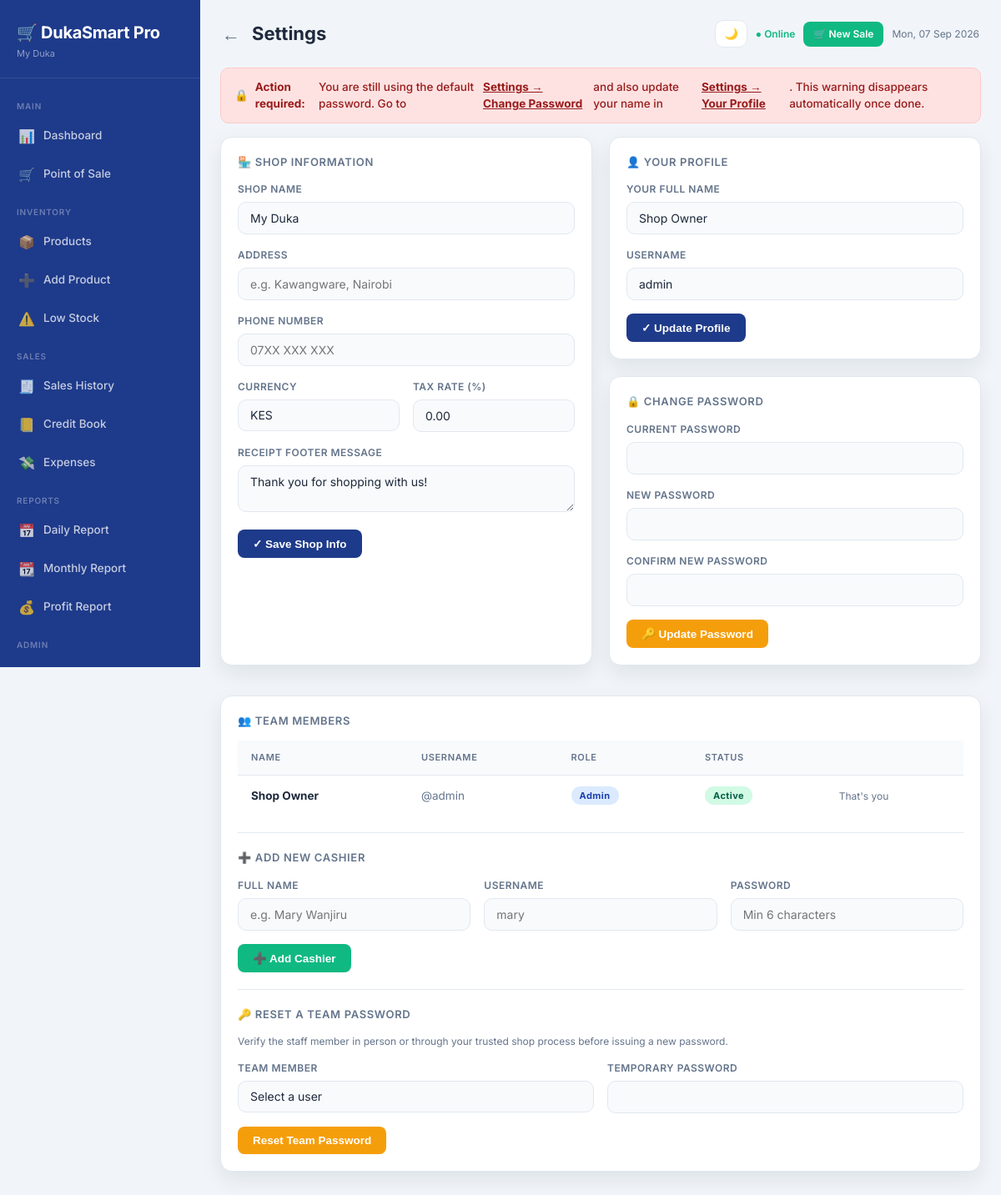
The page /settings.php (signed in) on the database its author committed.
### tables this page shows
CREATE TABLE
  settings (
    id INT AUTO_INCREMENT PRIMARY KEY,
    shop_name VARCHAR(100) DEFAULT 'My Duka',
    shop_address TEXT,
    shop_phone VARCHAR(30),
    currency VARCHAR(10) DEFAULT 'KES',
    tax_rate DECIMAL(5, 2) DEFAULT 0.00,
    receipt_footer TEXT DEFAULT 'Thank you for shopping with us!'
  );

CREATE TABLE
  users (
    id INT AUTO_INCREMENT PRIMARY KEY,
    username VARCHAR(50) UNIQUE NOT NULL,
    password VARCHAR(255) NOT NULL,
    full_name VARCHAR(100) NOT NULL,
    role ENUM ('admin', 'cashier') DEFAULT 'cashier',
    is_active TINYINT (1) DEFAULT 1,
    created_at TIMESTAMP DEFAULT CURRENT_TIMESTAMP
  );

### db.php (called while the page is built, shortened)
<?php
$db_host = getenv('DUKA_DB_HOST') ?: 'localhost';
$db_user = getenv('DUKA_DB_USER') ?: 'root';
$db_pass = getenv('DUKA_DB_PASS') ?: '';
$db_name = getenv('DUKA_DB_NAME') ?: 'duka_smart';
$conn = mysqli_connect($db_host, $db_user, $db_pass, $db_name);
mysqli_set_charset($conn, "utf8mb4");
function get_settings() {
    global $conn;
    $r = mysqli_query($conn, "SELECT * FROM settings LIMIT 1");
    return mysqli_fetch_assoc($r) ?: ['shop_name'=>'DukaSmart','currency'=>'KES'];
}

### settings.php (the view, shortened to what this page needs)
<?php
require_once 'db.php';
$page_title = 'Settings';
$s = get_settings();
$my_profile = mysqli_fetch_assoc(mysqli_query($conn, "SELECT * FROM users WHERE id=" . (int)$_SESSION['user_id']));
$cashiers = mysqli_query($conn, "SELECT * FROM users ORDER BY role DESC, full_name ASC");
require_once 'layout_header.php';
?>
<div style="display:grid;grid-template-columns:1fr 1fr;gap:20px;">
  <div class="card">
    <div class="card-title">🏪 Shop Information</div>
    <form method="POST" action="update_settings.php">
      <div class="form-group">
        <label>Shop Name</label>
        <input type="text" name="shop_name" value="<?= htmlspecialchars($s['shop_name']) ?>" required>
      </div>
      <div class="form-group">
        <label>Address</label>
        <input type="text" name="shop_address" value="<?= htmlspecialchars($s['shop_address'] ?? '') ?>" placeholder="e.g. Kawangware, Nairobi">
      </div>
      <div class="form-group">
        <label>Phone Number</label>
        <input type="text" name="shop_phone" value="<?= htmlspecialchars($s['shop_phone'] ?? '') ?>" placeholder="07XX XXX XXX">
      </div>
      <div class="form-grid">
        <div class="form-group">
          <label>Currency</label>
          <select name="currency">
            <?php foreach (['KES','UGX','TZS','NGN','GHS','USD','ZAR'] as $c): ?>
            <option value="<?= $c ?>" <?= $s['currency']===$c?'selected':'' ?>><?= $c ?></option>
            <?php endforeach; ?>
          </select>
        </div>
        <div class="form-group">
          <label>Tax Rate (%)</label>
          <input type="number" name="tax_rate" step="0.01" min="0" value="<?= $s['tax_rate'] ?? 0 ?>">
        </div>
      </div>
      <div class="form-group">
        <label>Receipt Footer Message</label>
        <textarea name="receipt_footer" rows="2"><?= htmlspecialchars($s['receipt_footer'] ?? '') ?></textarea>
      </div>
      <button type="submit" class="btn btn-primary">✓ Save Shop Info</button>
    </form>
  </div>
  <div>
    <div class="card">
      <div class="card-title">👤 Your Profile</div>
      <form method="POST" action="update_profile.php">
        <div class="form-group">
          <label>Your Full Name</label>
          <input type="text" name="full_name" value="<?= htmlspecialchars($my_profile['full_name'] ?? '') ?>" required placeholder="e.g. John Kamau">
        </div>
        <div class="form-group">
          <label>Username</label>
          <input type="text" name="username" value="<?= htmlspecialchars($my_profile['username'] ?? '') ?>" required placeholder="e.g. john">
        </div>
        <button type="submit" class="btn btn-primary">✓ Update Profile</button>
      </form>
    </div>
    <div class="card" id="security">
      <div class="card-title">🔒 Change Password</div>
      <form method="POST" action="change_password.php">
        <div class="form-group">
          <label>Current Password</label>
          <input type="password" name="current_password" required>
        </div>
        <div class="form-group">
          <label>New Password</label>
          <input type="password" name="new_password" required minlength="6">
        </div>
        <div class="form-group">
          <label>Confirm New Password</label>
          <input type="password" name="confirm_password" required minlength="6">
        </div>
        <button type="submit" class="btn btn-warning">🔑 Update Password</button>
      </form>
    </div>
  </div>
</div>
<div class="card mt-2" id="team">
  <div class="card-title">👥 Team Members</div>
  <div class="table-wrap">
    <table>
      <thead><tr><th>Name</th><th>Username</th><th>Role</th><th>Status</th><th></th></tr></thead>
      <tbody>
        <?php mysqli_data_seek($cashiers, 0); while ($u = mysqli_fetch_assoc($cashiers)): ?>
        <tr>
          <td class="fw-bold"><?= htmlspecialchars($u['full_name']) ?></td>
          <td class="text-muted">@<?= htmlspecialchars($u['username']) ?></td>
          <td><span class="pill <?= $u['role']==='admin'?'pill-blue':'pill-gray' ?>"><?= ucfirst($u['role']) ?></span></td>
          <td><span class="pill <?= $u['is_active']?'pill-green':'pill-red' ?>"><?= $u['is_active']?'Active':'Inactive' ?></span></td>
          <td>
            <?php if ($u['id'] != $_SESSION['user_id']): ?>
            <a href="toggle_user.php?id=<?= $u['id'] ?>"
               onclick="return confirm('<?= $u['is_active']?'Deactivate':'Activate' ?> <?= htmlspecialchars($u['full_name']) ?>?')"
               class="btn btn-sm <?= $u['is_active']?'btn-ghost':'btn-success' ?>">
              <?= $u['is_active']?'Deactivate':'Activate' ?>
            </a>
            <?php else: ?>
            <span class="text-muted" style="font-size:12px;">That's you</span>
            <?php endif; ?>
          </td>
        </tr>
        <?php endwhile; ?>
      </tbody>
    </table>
  </div>
  <div style="margin-top:20px;padding-top:20px;border-top:1px solid var(--border);">
    <div class="card-title">➕ Add New Cashier</div>
    <form method="POST" action="add_user.php">
      <div class="form-grid-3">
        <div class="form-group">
          <label>Full Name</label>
          <input type="text" name="full_name" required placeholder="e.g. Mary Wanjiru">
        </div>
        <div class="form-group">
          <label>Username</label>
          <input type="text" name="username" required placeholder="mary">
        </div>
        <div class="form-group">
          <label>Password</label>
          <input type="password" name="password" required minlength="6" placeholder="Min 6 characters">
        </div>
      </div>
      <button type="submit" class="btn btn-success">➕ Add Cashier</button>
    </form>
  </div>
  <div style="margin-top:20px;padding-top:20px;border-top:1px solid var(--border);">
    <div class="card-title">🔑 Reset a Team Password</div>
    <p class="text-muted" style="font-size:12px;margin-bottom:14px;">Verify the staff member in person or through your trusted shop process before issuing a new password.</p>
    <form method="POST" action="admin_reset_password.php">
      <div class="form-grid">
        <div class="form-group">
          <label>Team member</label>
          <select name="user_id" required>
            <option value="">Select a user</option>
          </select>
        </div>
        <div class="form-group">
          <label>Temporary password</label>
          <input type="password" name="new_password" minlength="6" required autocomplete="new-password">
        </div>
      </div>
      <button type="submit" class="btn btn-warning">Reset Team Password</button>
    </form>
  </div>
</div>
<?php require_once 'layout_footer.php'; ?>

### layout_header.php (shortened to what this page needs)
<?php
require_once __DIR__ . '/db.php';
$settings     = get_settings();
$role         = $_SESSION['role'] ?? 'cashier';
$current      = basename($_SERVER['PHP_SELF']);
function nav_link($file, $icon, $label, $current, $badge = 0) {
    $active = ($current === $file) ? 'active' : '';
    $b      = $badge ? "<span class='badge'>{$badge}</span>" : '';
    echo "<a href='{$file}' class='{$active}'><span class='icon'>{$icon}</span> {$label} {$b}</a>";
}
$show_pw_warning = false;
$pw_stmt = mysqli_prepare($conn, "SELECT password FROM users WHERE id=?");
$uid = (int)$_SESSION['user_id'];
mysqli_stmt_bind_param($pw_stmt, "i", $uid);
mysqli_stmt_execute($pw_stmt);
$pw_row = mysqli_fetch_assoc(mysqli_stmt_get_result($pw_stmt));
if ($pw_row && password_verify('admin123', $pw_row['password'])) {
    $show_pw_warning = true;
}
?>
<!DOCTYPE html>
<html lang="en">
<head>
  <link rel="stylesheet" href="style.css">
</head>
<body>
<aside class="sidebar" id="sidebar">
  <div class="sidebar-brand">
    <h2>🛒 DukaSmart Pro</h2>
    <p><?= htmlspecialchars($settings['shop_name']) ?></p>
  </div>
  <nav>
    <div class="nav-label">Main</div>
    <?php nav_link('dashboard.php',     '📊', 'Dashboard',     $current) ?>
    <div class="nav-label">Inventory</div>
    <div class="nav-label">Sales</div>
    <div class="nav-label">Reports</div>
    <?php if ($role === 'admin'): ?>
    <div class="nav-label">Admin</div>
    <?php endif; ?>
  </nav>
</aside>
<main class="main">
  <div class="topbar">
    <div style="display:flex;align-items:center;gap:14px;">
      <a href="javascript:history.back()" style="color:var(--muted);text-decoration:none;font-size:22px;line-height:1;display:<?= $current==='dashboard.php'?'none':'block' ?>;" title="Go back">←</a>
      <h1><?= htmlspecialchars($page_title ?? 'Dashboard') ?></h1>
    </div>
    <div class="topbar-actions">
      <button class="theme-toggle" type="button" aria-label="Toggle theme">🌙</button>
      <span class="connection-status" id="connection-status" title="Connection status">● Online</span>
      <a href="pos.php" class="btn btn-success btn-sm">🛒 New Sale</a>
      <span style="color:var(--muted);font-size:12px;."><?= date('D, d M Y') ?></span>
    </div>
  </div>
  <?php if ($show_pw_warning): ?>
  <div class="alert alert-danger">
    🔒 <strong>Action required:</strong> You are still using the default password.
    Go to <a href="settings.php#security" style="color:inherit;font-weight:700;text-decoration:underline;">Settings → Change Password</a>
    and also update your name in
    <a href="settings.php" style="color:inherit;font-weight:700;text-decoration:underline;">Settings → Your Profile</a>.
    This warning disappears automatically once done.
  </div>
  <?php endif; ?>

### layout_footer.php (shortened to what this page needs)
</main>
</body>
</html>

### rows shown on the page
settings: shop_name "My Duka", currency "KES", tax_rate "0.00", receipt_footer "Thank you for shopping with us!"
users: full_name "Shop Owner", username "admin", role "Admin", is_active "Active", shows "That's you"

### other values the page prints
$icon "📊 🛒 📦 ➕ ⚠️ 🧾 📒 💸 📅 📆 💰"
$label "Dashboard Point of Sale Products Add Product Low Stock Sales History Credit Book Expenses Daily Report Monthly Report Profit Report"
$page_title "Settings"
